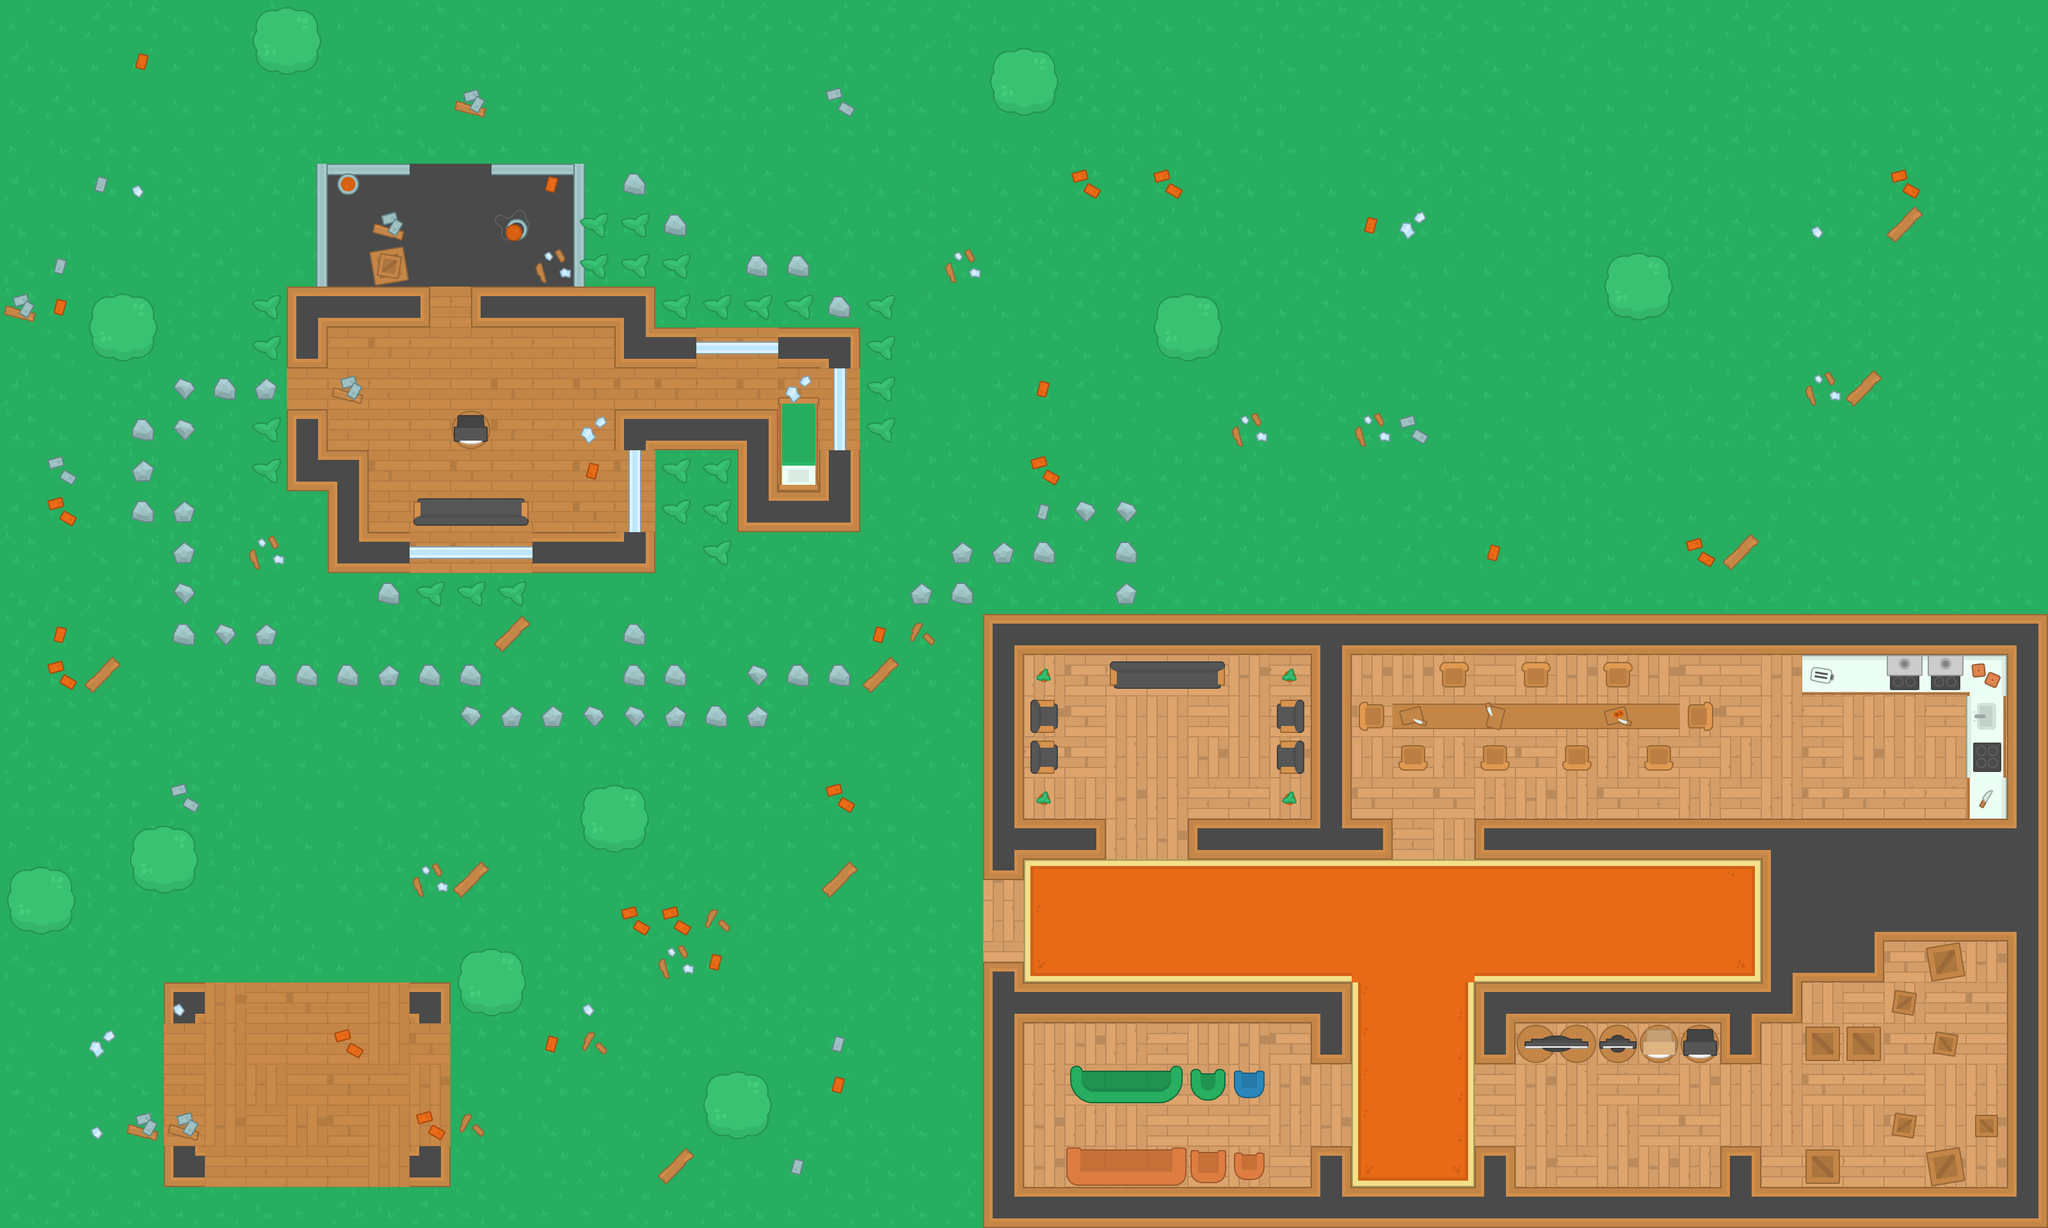

Tiled map render using the project's own tile images. Description and the map definition, with tile-layer contents summarised, below:
An orthogonal 50x30 tile map with 64x64 px tiles, 4 tile layers (Ground, Wall, Items, Decorations) and 89 objects (72x wall, 14x mob, player, health).

<map version="1.5" tiledversion="1.7.2" orientation="orthogonal" renderorder="right-down" width="50" height="30" tilewidth="64" tileheight="64" infinite="0" nextlayerid="13" nextobjectid="162">
 <tileset firstgid="1" source="Kenny Topdown.tsx" />
 <layer id="8" name="Ground" width="50" height="30">
  <data>[1500 cells, 1500 non-empty, 17 distinct tile ids]</data>
 </layer>
 <layer id="9" name="Wall" width="50" height="30">
  <data>[1500 cells, 197 non-empty, 24 distinct tile ids]</data>
 </layer>
 <layer id="10" name="Items" width="50" height="30">
  <data>[1500 cells, 103 non-empty, 33 distinct tile ids]</data>
 </layer>
 <layer id="11" name="Decorations" width="50" height="30">
  <data>[1500 cells, 230 non-empty, 37 distinct tile ids]</data>
 </layer>
 <objectgroup id="12" name="Obstacles">
  <object id="28" name="wall" x="448" y="448" width="224" height="64" />
  <object id="31" name="wall" x="736" y="448" width="288" height="64" />
  <object id="32" name="wall" x="960" y="512" width="384" height="64" />
  <object id="34" name="wall" x="1280" y="576" width="64" height="256" />
  <object id="35" name="wall" x="1152" y="640" width="128" height="192" />
  <object id="40" name="wall" x="960" y="640" width="192" height="64" />
  <object id="41" name="wall" x="960" y="704" width="64" height="192" />
  <object id="43" name="wall" x="512" y="832" width="448" height="64" />
  <object id="44" name="wall" x="512" y="704" width="64" height="128" />
  <object id="45" name="wall" x="448" y="656" width="64" height="112" />
  <object id="46" name="wall" x="448" y="512" width="64" height="64" />
  <object id="49" name="wall" x="704" y="640" width="64" height="64">
   <ellipse />
  </object>
  <object id="54" name="wall" x="640" y="768" width="192" height="64" />
  <object id="71" name="wall" x="1728" y="1024" width="192" height="64" />
  <object id="72" name="wall" x="1664" y="1664" width="320" height="64" />
  <object id="73" name="wall" x="1664" y="1792" width="320" height="64" />
  <object id="74" name="wall" x="2176" y="1088" width="448" height="64" />
  <object id="75" name="wall" x="2816" y="1024" width="320" height="64" />
  <object id="77" name="wall" x="3072" y="1088" width="64" height="192" />
  <object id="78" name="wall" x="2752" y="1280" width="432" height="192" />
  <object id="76" name="wall" x="2112" y="1024" width="448" height="128" />
  <object id="55" name="wall" x="496" y="256" width="16" height="192" />
  <object id="56" name="wall" x="512" y="256" width="128" height="16" />
  <object id="57" name="wall" x="768" y="256" width="144" height="16" />
  <object id="58" name="wall" x="896" y="272" width="16" height="176" />
  <object id="59" name="wall" x="400" y="16" width="96" height="96" />
  <object id="62" name="wall" x="1552" y="80" width="96" height="96" />
  <object id="63" name="wall" x="208" y="1296" width="96" height="96" />
  <object id="64" name="wall" x="16" y="1360" width="96" height="96" />
  <object id="65" name="wall" x="912" y="1232" width="96" height="96" />
  <object id="66" name="wall" x="720" y="1488" width="96" height="96" />
  <object id="67" name="wall" x="1104" y="1680" width="96" height="96" />
  <object id="68" name="wall" x="1808" y="464" width="96" height="96" />
  <object id="69" name="wall" x="2512" y="400" width="96" height="96" />
  <object id="61" name="wall" x="144" y="464" width="96" height="96" />
  <object id="79" name="wall" x="1600" y="1088" width="64" height="128" />
  <object id="80" name="wall" x="1984" y="1088" width="64" height="128" />
  <object id="81" name="wall" x="1536" y="960" width="1664" height="64" />
  <object id="116" name="wall" x="0" y="1920" width="3200" height="16" />
  <object id="160" name="wall" x="0" y="-16" width="3200" height="16" />
  <object id="159" name="wall" x="96" y="3392" width="3200" height="16" />
  <object id="117" name="wall" x="-16" y="0" width="16" height="1904" />
  <object id="118" name="wall" x="3200" y="0" width="16" height="1920" />
  <object id="82" x="3136" y="1024" width="64" height="896" />
  <object id="83" name="wall" x="1536" y="1856" width="1600" height="64" />
  <object id="84" name="wall" x="1536" y="1504" width="64" height="352" />
  <object id="85" name="wall" x="1536" y="1024" width="64" height="352" />
  <object id="86" name="wall" x="1600" y="1280" width="128" height="64" />
  <object id="87" name="wall" x="1856" y="1280" width="320" height="64" />
  <object id="88" name="wall" x="2048" y="1024" width="64" height="256" />
  <object id="89" name="wall" x="2176" y="1152" width="64" height="64" />
  <object id="90" name="wall" x="2304" y="1280" width="448" height="64" />
  <object id="91" name="wall" x="2768" y="1472" width="176" height="64" />
  <object id="92" name="wall" x="2304" y="1536" width="512" height="64" />
  <object id="93" name="wall" x="2304" y="1600" width="64" height="64" />
  <object id="111" name="wall" x="2304" y="1152" width="64" height="64" />
  <object id="112" name="wall" x="2432" y="1152" width="64" height="64" />
  <object id="113" name="wall" x="2560" y="1152" width="64" height="64" />
  <object id="114" name="wall" x="2624" y="1088" width="64" height="64" />
  <object id="103" name="wall" x="2816" y="1600" width="128" height="64" />
  <object id="104" name="wall" x="3008" y="1472" width="64" height="64" />
  <object id="105" name="wall" x="3008" y="1792" width="64" height="64" />
  <object id="106" name="wall" x="2816" y="1792" width="64" height="64" />
  <object id="107" name="wall" x="2962.82" y="1741.61" width="32" height="32" rotation="9.36061" />
  <object id="110" name="wall" x="2960.85" y="1546.86" width="32" height="37.2047" rotation="9.36061" />
  <object id="108" name="wall" x="3088" y="1744" width="32" height="32" />
  <object id="109" name="wall" x="3022.16" y="1645.68" width="32" height="32" rotation="280.303" />
  <object id="94" name="wall" x="2368" y="1600" width="384" height="64" />
  <object id="95" name="wall" x="2688" y="1792" width="64" height="64" />
  <object id="96" name="wall" x="2304" y="1792" width="64" height="64" />
  <object id="99" name="wall" x="2048" y="1792" width="64" height="64" />
  <object id="101" name="wall" x="2048" y="1536" width="64" height="128" />
  <object id="102" name="wall" x="1600" y="1536" width="448" height="64" />
  <object id="143" name="player" x="304" y="304" width="32" height="32" />
  <object id="145" name="mob" x="1328" y="192" width="32" height="32" />
  <object id="148" name="mob" x="1328" y="272" width="32" height="32" />
  <object id="150" name="mob" x="144" y="176" width="32" height="32" />
  <object id="155" name="mob" x="1280" y="64" width="32" height="32" />
  <object id="158" name="mob" x="1136" y="32" width="32" height="32" />
  <object id="152" name="mob" x="1168" y="112" width="32" height="32" />
  <object id="154" name="mob" x="304" y="496" width="32" height="32" />
  <object id="157" name="mob" x="1136" y="32" width="32" height="32" />
  <object id="146" name="mob" x="1280" y="256" width="32" height="32" />
  <object id="147" name="mob" x="1232" y="352" width="32" height="32" />
  <object id="149" name="mob" x="1072" y="240" width="32" height="32" />
  <object id="151" name="mob" x="1120" y="176" width="32" height="32" />
  <object id="153" name="mob" x="1232" y="128" width="32" height="32" />
  <object id="156" name="mob" x="1088" y="96" width="32" height="32" />
  <object id="161" name="health" x="384" y="384" width="32" height="32" />
 </objectgroup>
</map>
